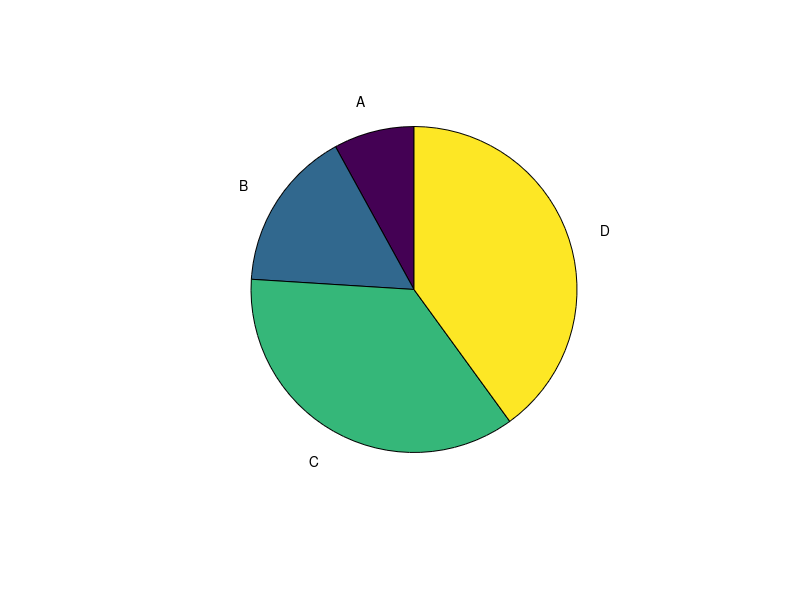
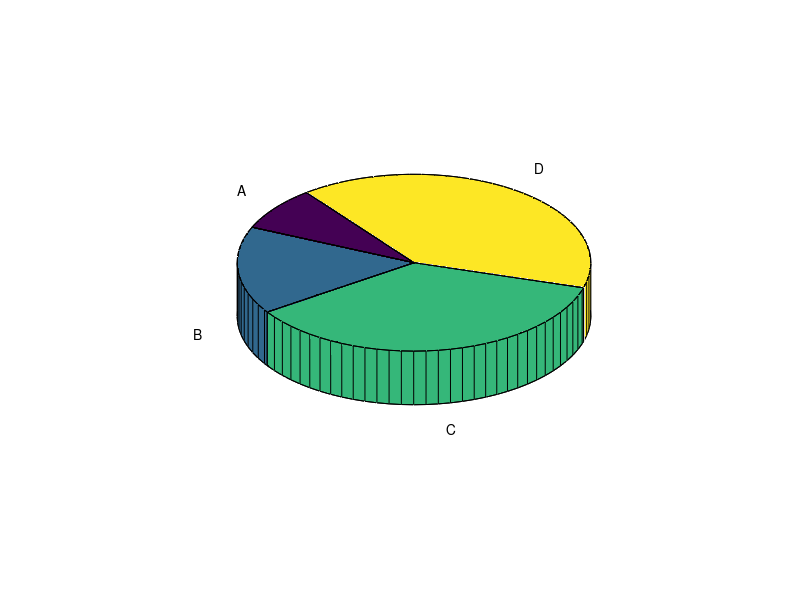
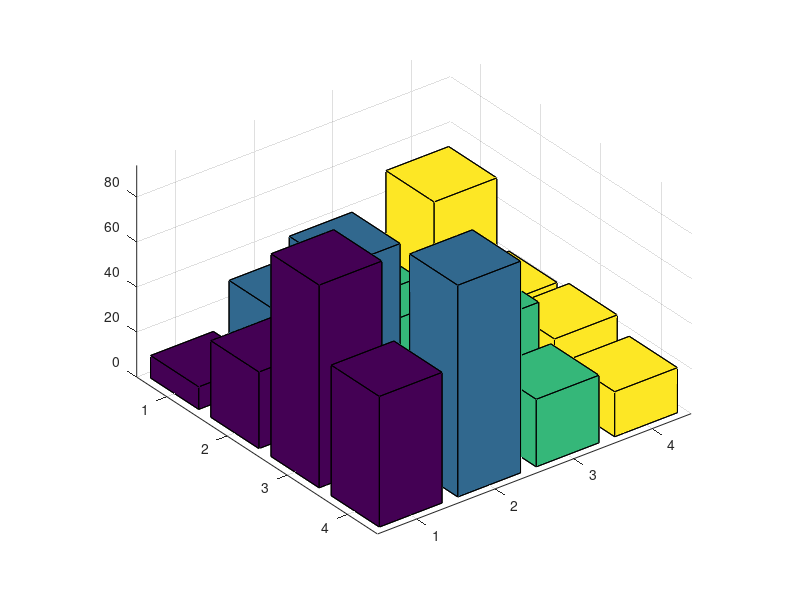
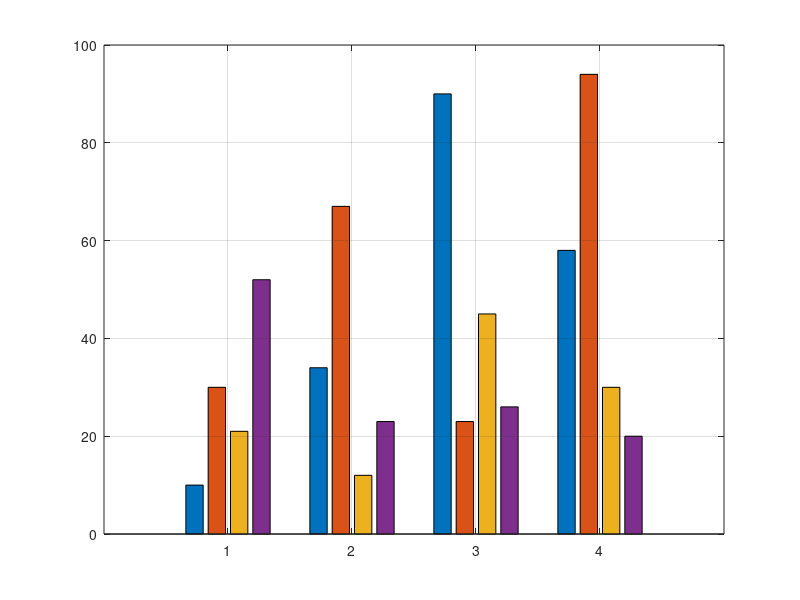

Recreate these plots in MATLAB, in order.
close all; clc; clear;

matrix1=[10 30 21 52; 34 67 12 23; 90, 23, 45, 26; 58 94 30 20];
x=[10 20 45 50];
disp(matrix1)
disp(x)

figure('Name','Pie 3D'), pie(x, {'A', 'B', 'C', 'D'}) 
figure('Name','Pie 2D'), pie3(x, {'A', 'B', 'C', 'D'})
figure('Name','Bar 3D'), bar3(matrix1), grid on 
figure('Name','Bar 2D'), bar(matrix1), grid on 

x=-10:10;
y=x.^2;
figure('Name','Plot 2D'), plot(x,y), grid on

t=0:pi/100:10*pi;
st = sin(2*t);
ct = cos(2*t);
figure('Name','Plot 3D'), plot3(st, ct, t), grid on

figure('Name','Subplot')
ax1 = subplot(1,2,1); bar(matrix1), grid on
ax2 = subplot(1,2,2); bar3(matrix1), grid on 